Frame 1 (no input): blank canvas, image omitted
Frame 60 (no input): blank canvas, image omitted
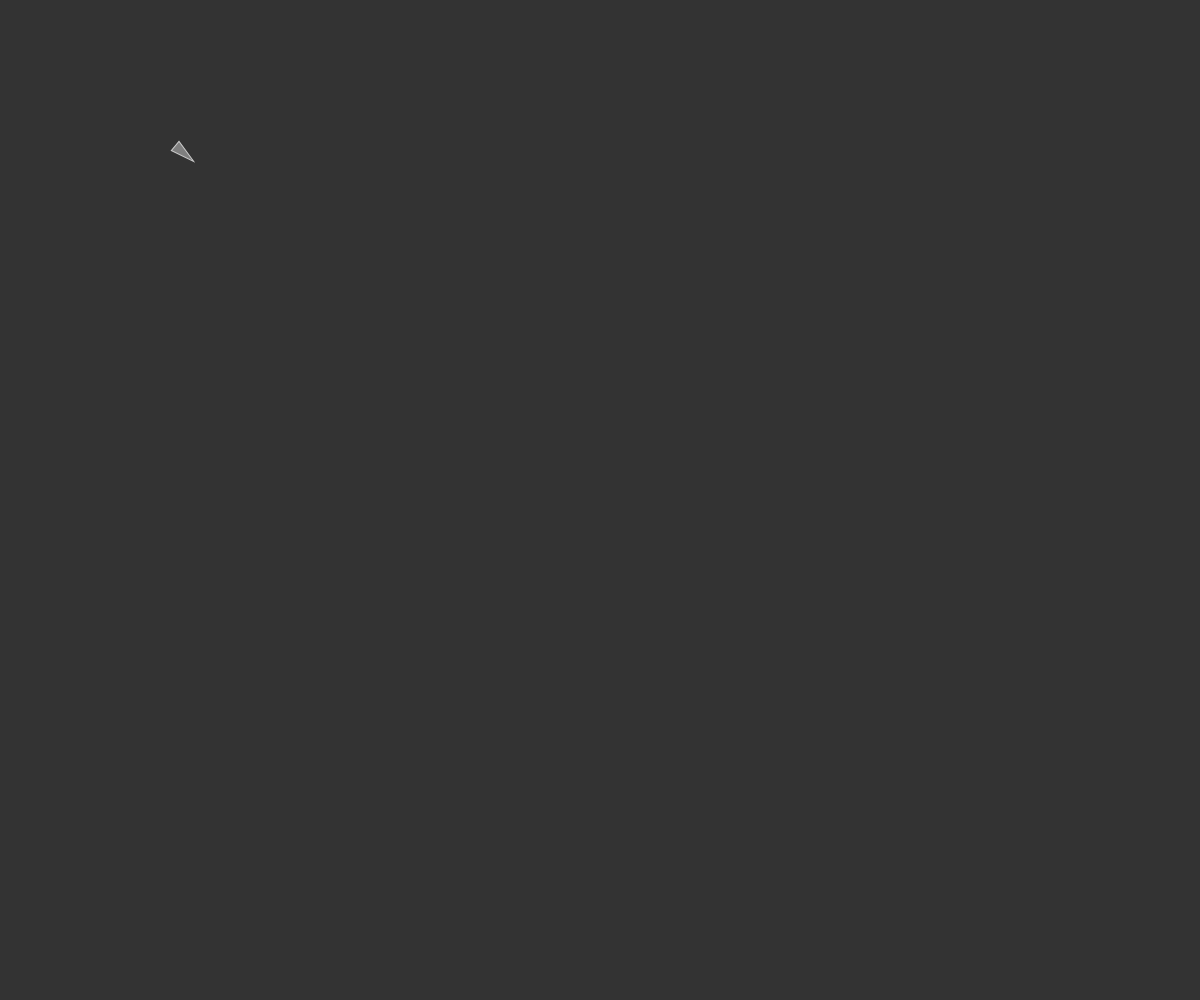
Frame 120 (the mouse pressed at the canvas centre since frame 60)

The p5.js sketch whose frames 1 and 60 were blank and that drew this single picture after the mouse press (run headless with seeded random() and noise() and a simulated clock; from frame 60 on, the mouse is pressed at the canvas centre):

// p5.js sketch
// ── sketch.js
var vehiculo;

function setup(){
    createCanvas(window.innerWidth,window.innerHeight);

    vehiculo = new Vehicle();

}

function draw(){
    background(51);

    var target = createVector(mouseX, mouseY);
    vehiculo.arrive(target)

    vehiculo.update()
    vehiculo.display()
}
// ── vehicle.js
function Vehicle(x,y,m){
    this.posicion = createVector(x, y);
    this.velocidad = createVector(0, 0);
    this.aceleracion = createVector(0, 0);
    this.maxspeed = 5;
    this.maxforce = 0.2;
  
    this.r = 6;

    this.applyForce = function(force){
        this.aceleracion.add(force);
    }

    this.arrive = function(target){
        var desired = p5.Vector.sub(target, this.posicion);

        var d = desired.mag();

        if (d < 100) {
            var m = map(d, 0, 100, 0, this.maxspeed);
             desired.setMag(m);
        }else{
            desired.setMag(this.maxspeed)
        }

        var steering = p5.Vector.sub(desired,this.velocidad);
        steering.limit(this.maxforce);

        this.applyForce(steering);
    }

    this.update = function(){
        this.velocidad.add(this.aceleracion);
        this.velocidad.limit(this.maxspeed);
        this.posicion.add(this.velocidad);
        this.aceleracion.set(0, 0);
    }

    this.display = function(){

        var theta = this.velocidad.heading() + PI / 2; 
        fill(127);
        stroke(200);
        strokeWeight(1);
        push();
        translate(this.posicion.x, this.posicion.y);
        rotate(theta);
        beginShape();
        vertex(0, -this.r * 2);
        vertex(-this.r, this.r * 2);
        vertex(this.r, this.r * 2);
        endShape(CLOSE);
        pop();
    }
}
